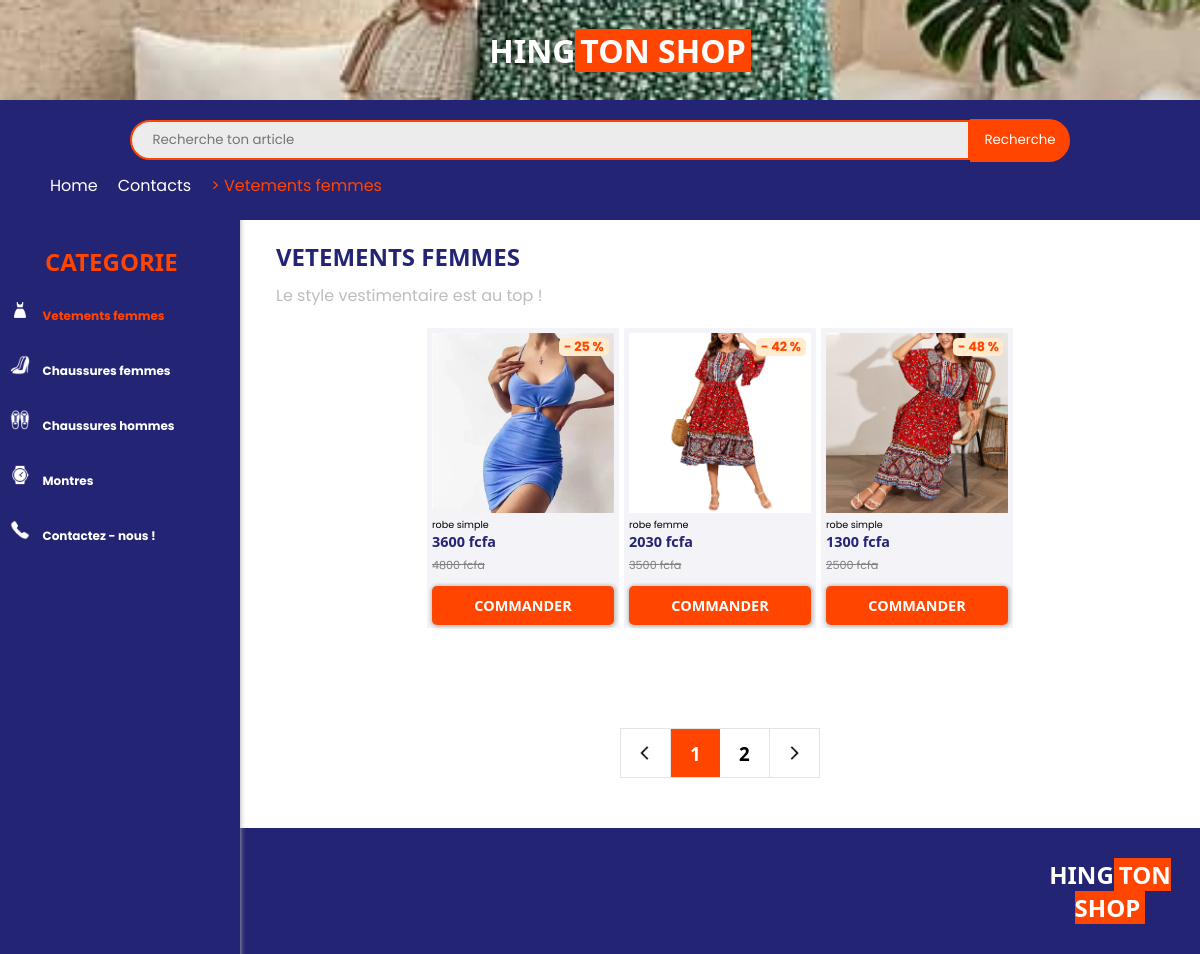
/vente, run on an earlier commit of the app's database.
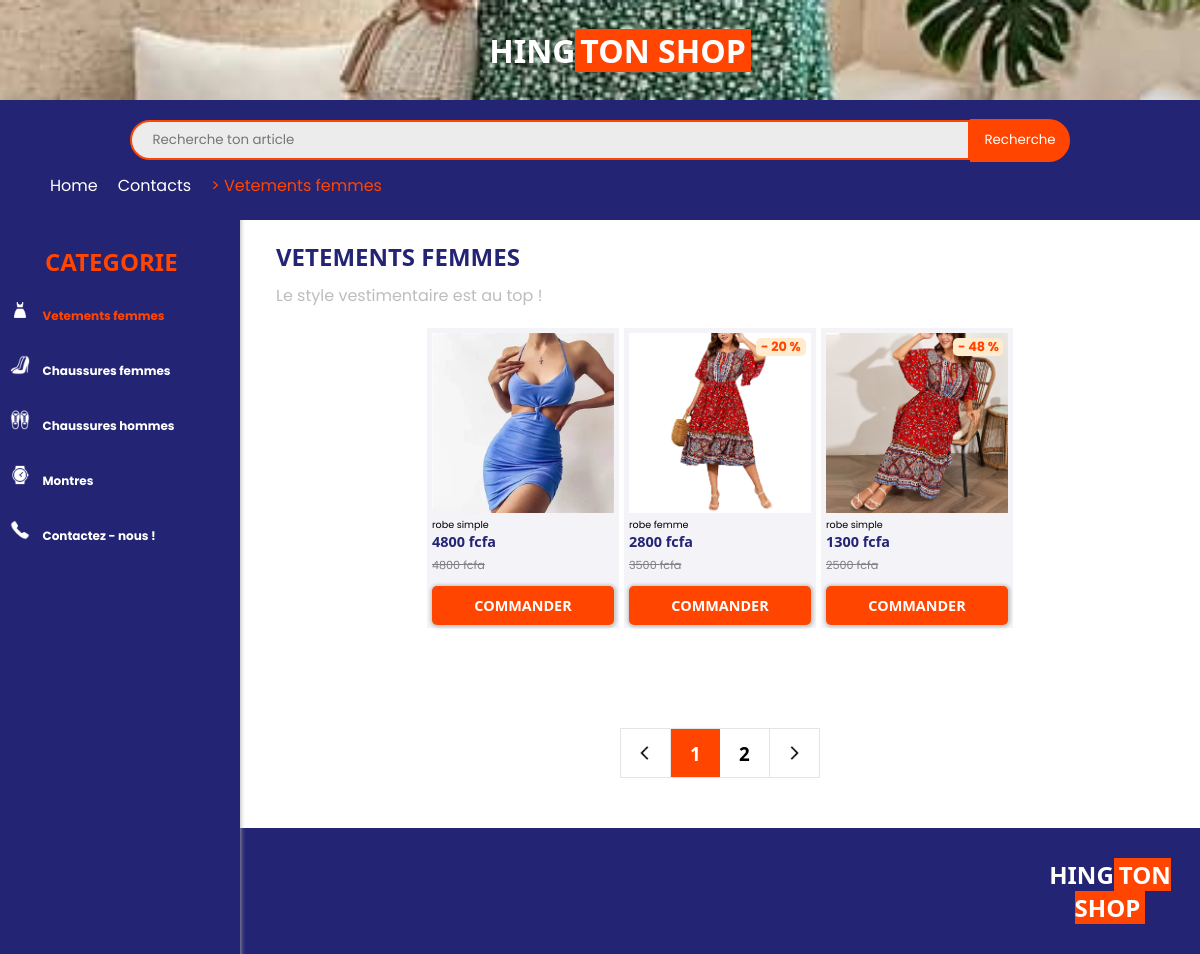
And on a later commit of the database.
### app.py (models this page shows, shortened)
class Ajouter(db.Model):
    id = db.Column(db.Integer, primary_key = True)
    nom = db.Column(db.String(15), unique = False , nullable = False)
    description = db.Column(db.String(100), unique = False , nullable = False)
    prix = db.Column(db.String(100), unique = False , nullable = False)
    porce = db.Column(db.String(100), unique = False , nullable = False)
    porceprix = db.Column(db.String(100), unique = False , nullable = False)
    categorie = db.Column(db.String(100), unique = False , nullable = False)
    image = db.Column(db.String(100), unique = True , nullable = False)
    twoimage = db.Column(db.String(100), unique = False , nullable = False)
    threeimage = db.Column(db.String(100), unique = False , nullable = False)
    forimage = db.Column(db.String(100), unique = False , nullable = False)
    xs = db.Column(db.String(100), unique = False , nullable = False)
    s = db.Column(db.String(100), unique = False , nullable = False)
    m = db.Column(db.String(100), unique = False , nullable = False)
    l = db.Column(db.String(100), unique = False , nullable = False)
    xl = db.Column(db.String(100), unique = False , nullable = False)
    xxl = db.Column(db.String(100), unique = False , nullable = False)
    rouge = db.Column(db.String(100), unique = False , nullable = False)
    blanc = db.Column(db.String(100), unique = False , nullable = False)
    noir = db.Column(db.String(100), unique = False , nullable = False)
    jaune = db.Column(db.String(100), unique = False , nullable = False)
    vert = db.Column(db.String(100), unique = False , nullable = False)
    orange = db.Column(db.String(100), unique = False , nullable = False)
    bleu = db.Column(db.String(100), unique = False , nullable = False)
    rose = db.Column(db.String(100), unique = False , nullable = False)
    marron = db.Column(db.String(100), unique = False , nullable = False)
    violet = db.Column(db.String(100), unique = False , nullable = False)
    gris = db.Column(db.String(100), unique = False , nullable = False)
    tranwite = db.Column(db.String(100), unique = False , nullable = False)
    tranneuf = db.Column(db.String(100), unique = False , nullable = False)
    karente = db.Column(db.String(100), unique = False , nullable = False)
    tranwiteun = db.Column(db.String(100), unique = False , nullable = False)
    tranwitedeux = db.Column(db.String(100), unique = False , nullable = False)
    tranwitrois = db.Column(db.String(100), unique = False , nullable = False)
    tranwitekate = db.Column(db.String(100), unique = False , nullable = False)

### app.py (the view)
@app.route("/vente")
def acc():
    data = []
    a = Ajouter.query.all()
    for i in a:
        if i.categorie == 'VetementFemme':
            data.append(i)
    return render_template("vente.html", data = data)

### templates/vente.html (shortened to what the changed rows need)
<!DOCTYPE html>
<html lang="en">
<head>
    <link rel="stylesheet" href="/static/CSS/vent.css">
</head>
<body>
    <div class="imageinforer">
        <div class="retse">
            <div class="menu">
                <h2 style="font-family: 'Segoe UI', Tahoma, Geneva, Verdana, sans-serif;font-size: 1.5rem;color: orangered;
                ">CATEGORIE</h2>
            </div>
        </div>
    </div>
    <div class="ente">
        <div class="tete">
            <div class="te1">
                <h1 style="font-family: 'Segoe UI', Tahoma, Geneva, Verdana, sans-serif;font-size: 2rem;color: white;
            ">HING<span id="deuxlogo">TON SHOP</span></h1>
            </div>
        </div>
    </div>
    <div class="lesimages">
        <div class="tetyrr">
            <div class="restrer">
                <h1 style="color: rgb(36, 36, 116);">VETEMENTS FEMMES</h1>
            </div>
        </div>
        <div class="image">
            <div class="mesimages">
                {% for i in data %}
                <a href="/info/{{i.id}}" id="imgform">
                    <div class="ima">
                        <img src="{{url_for('static', filename='uploads/' + i.image)}}" width="120px"
                        height = "120px" alt="">
                        <div class="poircentag">
                            {% if i.porce != '0' %}
                            <p style="font-size:0.8rem;color: orangered;font-weight: bolder;background-color: blanchedalmond;padding-left: 5px;border-radius: 5px;">- {{i.porce}} %</p>
                            {% endif %}
                        </div>
                    </div>
                    <div class="priximgform">
                        <p style="font-size: 0.6rem;color: rgb(121, 121, 121);padding-top: 5px;color: black;">{{i.nom}}</p>
                        <h1 style="font-size: 0.9rem;font-family: 'Segoe UI', Tahoma, Geneva, Verdana, sans-serif;color: rgb(36, 36, 116);
                        ">{{i.porceprix}} fcfa</h1>
                        {% if i.porceprix != 0 %}
                        <s style="font-size: 0.7rem;color: gray;padding-top: 5px;">{{i.prix}} fcfa</s>
                        {% endif %}
                        <div id="imgformidd">
                            <h1 style="font-size: 0.9rem;font-family: 'Segoe UI', Tahoma, Geneva, Verdana, sans-serif;color: white;
                            ">COMMANDER</h1>
                        </div>
                    </div>
                </a>
                {%endfor%}
            </div>
        </div>
    </div>
    <footer id="foot" style="padding-left: 1020px;">
        <header id="head" >
            <h1 style="font-family: 'Segoe UI', Tahoma, Geneva, Verdana, sans-serif;font-size: 1.5rem;text-align: center;padding-bottom: 30px;padding-top: 10px;color: white;
            ">HING<span id="deuxlogo">TON SHOP</span></h1>
        </header>
    </footer>
</body>
</html>

What changed in the data, as far as the page shows it:
changed Ajouter (number 1 of 3 on the later page): porceprix "3600" → "4800"; porce "25" → (not shown)
changed Ajouter "robe femme": porce "42" → "20"; porceprix "2030" → "2800"
